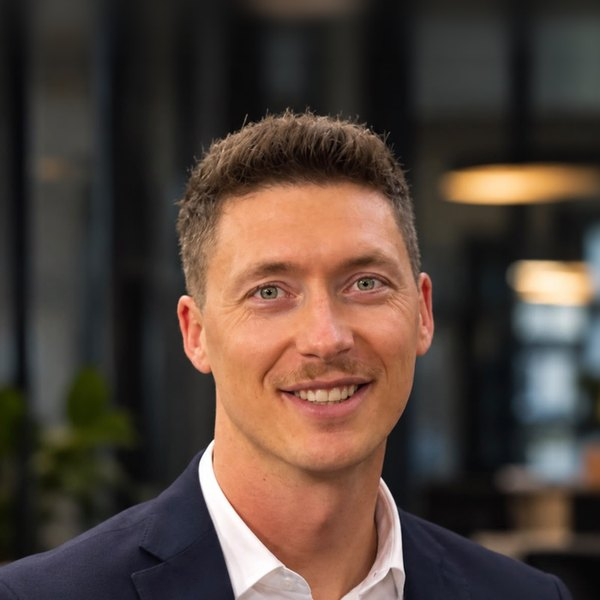
#> input picture assets/team/foto_fabrice.jpg, 600 x 600 px
$ python -i poster.py   (imports and definitions only)
#> lines starting #> are read from the running program, lines starting #| are printed output that depends on the picture; after the words box and inside, x2 and y2 are one past the last pixel; in counts of white or black regions, pixels touching at a corner belong together
"""Poster-Figuren im Neon-Sunset-Look: Silhouette aus dem freigestellten Foto, Helligkeit in 5 Farbstufen
(Violett, Magenta, Koralle, Orange, Hellgelb), Tuschelinien, türkises Kantenlicht. Ohne Weichzeichner im Ergebnis."""
import cv2
import numpy as np
from PIL import Image

STUFEN = [(0.20, (38, 8, 62)), (0.38, (150, 30, 120)), (0.55, (238, 84, 110)), (0.70, (255, 140, 80)),
          (0.84, (255, 196, 110)), (1.01, (255, 238, 190))]


def poster(pfad, hoehe=1100, kante=(40, 230, 230)):
#> called with pfad = '../assets/team/foto_fabrice.jpg', hoehe = 1100, kante = (40, 230, 230)
    p = Image.open(pfad).convert("RGBA")
    p = p.crop(p.getbbox())
    p = p.resize((int(p.width * hoehe / p.height), hoehe), Image.LANCZOS)
#> p: PIL image 1100x1100 RGBA
    arr = np.array(p)
    maske = (arr[..., 3] > 128).astype(np.uint8)
#> maske: shape (1100, 1100); every value is 1
    rgb = arr[..., :3].copy()
    for _ in range(5):
        rgb = cv2.bilateralFilter(rgb, 9, 45, 9)
    l = cv2.cvtColor(rgb, cv2.COLOR_RGB2LAB)[..., 0].astype(np.float32) / 255
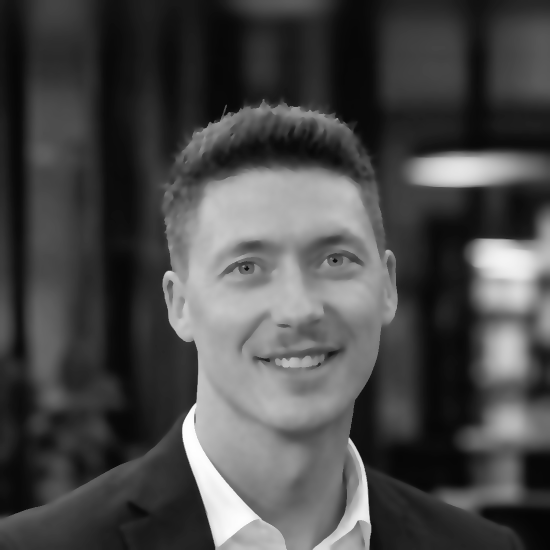
#> l: shape (1100, 1100) float32 (shown at 1/2 size); min 0.0196, max 0.996, mean 0.286
    werte = l[maske > 0]
    lo, hi = np.percentile(werte, 3), np.percentile(werte, 97)
#> lo = 0.0353; hi = 0.761
    l = np.clip((l - lo) / max(1e-3, hi - lo), 0, 1)
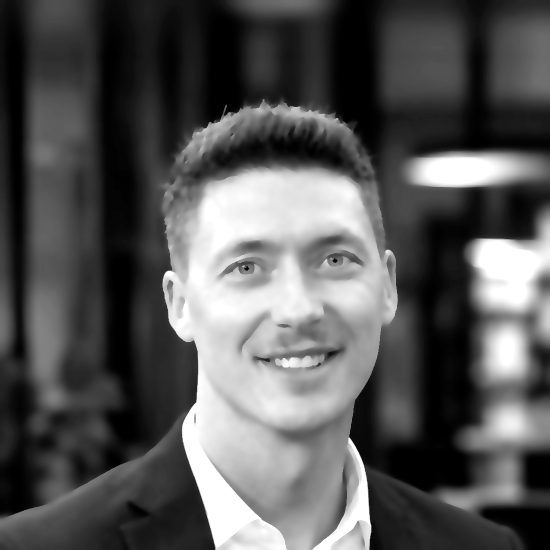
#> l: shape (1100, 1100) float32 (shown at 1/2 size); min 0, max 1, mean 0.341
    l = cv2.medianBlur((l * 255).astype(np.uint8), 7).astype(np.float32) / 255     # Flächen beruhigen
    out = np.zeros_like(rgb)
    untere = 0
    for grenze, farbe in STUFEN:
        out[(l >= untere) & (l < grenze)] = farbe
        untere = grenze
    grau = cv2.medianBlur(cv2.cvtColor(rgb, cv2.COLOR_RGB2GRAY), 5)
    linien = cv2.adaptiveThreshold(grau, 255, cv2.ADAPTIVE_THRESH_MEAN_C, cv2.THRESH_BINARY, 13, 7)
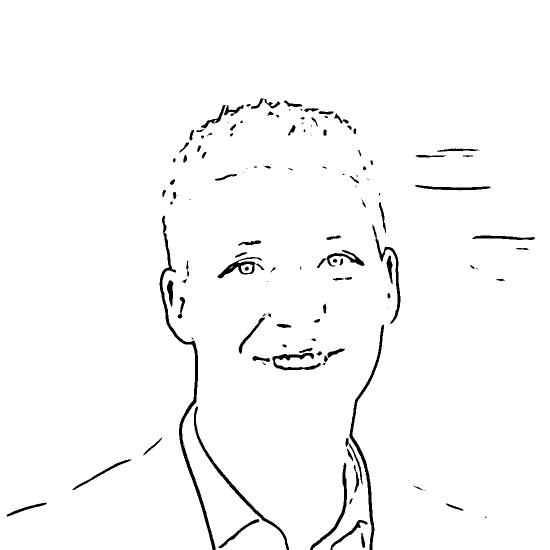
#> linien: shape (1100, 1100) (shown at 1/2 size); 97.7% white; 138 black regions (40 under 20 px), largest, box (x1, y1, x2, y2) and area: (319, 431, 431, 1100) 4348, (699, 649, 768, 1100) 2689, (388, 813, 578, 1100) 2006
    out[(linien == 0) & (maske > 0)] = (24, 6, 40)
    innen = cv2.erode(maske, np.ones((9, 9), np.uint8))
    rand_r = (maske - cv2.erode(np.roll(maske, 16, axis=1) * maske, np.ones((3, 3), np.uint8))) * innen
#> rand_r: shape (1100, 1100); every value is 0
    out[rand_r > 0] = kante
    kontur = cv2.dilate(maske, cv2.getStructuringElement(cv2.MORPH_ELLIPSE, (21, 21)))
    erg = np.zeros((*maske.shape, 4), np.uint8)
    erg[kontur > 0] = (20, 6, 36, 255)
    erg[maske > 0, :3] = out[maske > 0]
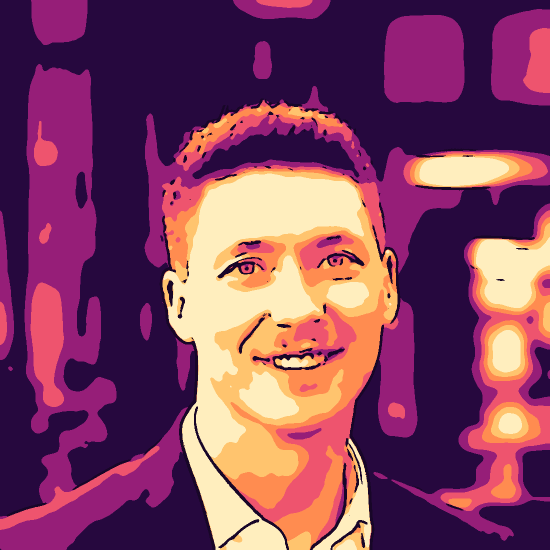
#> erg: shape (1100, 1100, 4) (shown at 1/2 size); mean of channels 0, 1, 2, 3 130.7, 65.8, 96.8, 255; drawn as R, G, B
    erg[maske > 0, 3] = 255
    return Image.fromarray(erg, "RGBA")

>>> result = poster('../assets/team/foto_fabrice.jpg')

$ run again, on assets/team/foto_pascal.jpg
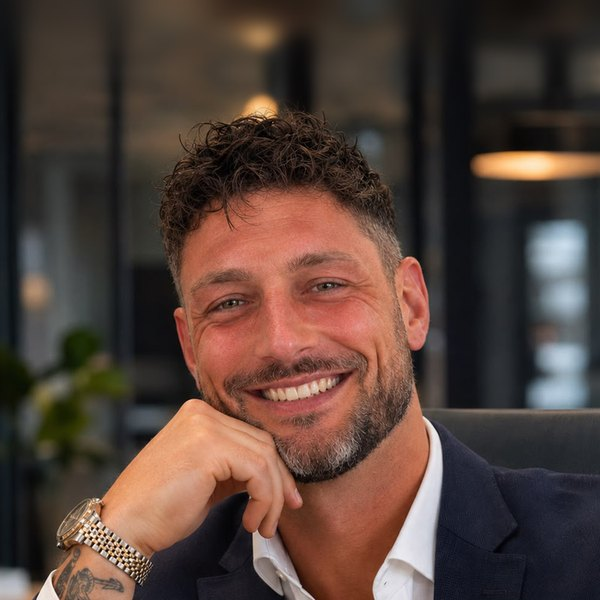
#> input picture assets/team/foto_pascal.jpg, 600 x 600 px
#> maske: shape (1100, 1100); every value is 1
#> lo = 0.0431; hi = 0.733
#> in poster, `linien = cv2.adaptiveThreshold(grau, 255, cv2.ADAPTIVE_THRESH_MEAN_C, ..`:
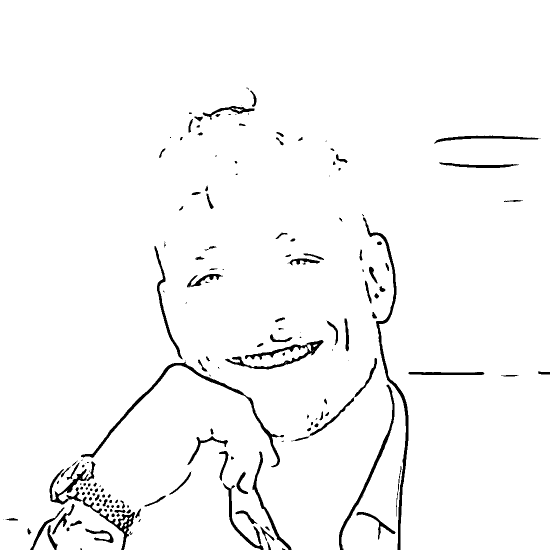
#> linien: shape (1100, 1100) (shown at 1/2 size); 97.1% white; 181 black regions (52 under 20 px), largest, box (x1, y1, x2, y2) and area: (726, 434, 817, 1100) 4022, (162, 723, 568, 935) 3517, (450, 680, 647, 739) 2333
#> rand_r: shape (1100, 1100); every value is 0
#> in poster, `erg[maske > 0, :3] = out[maske > 0]`:
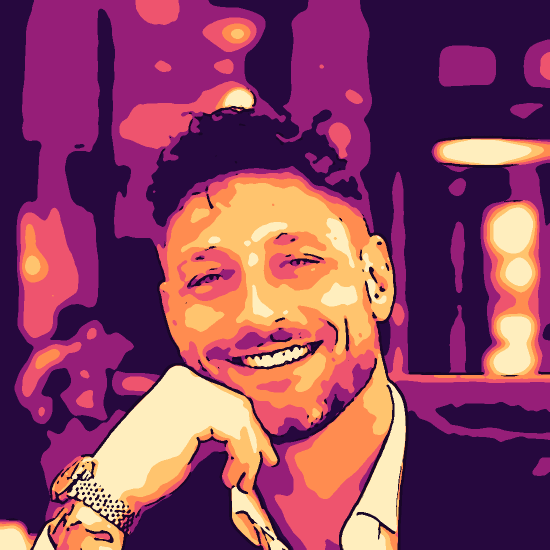
#> erg: shape (1100, 1100, 4) (shown at 1/2 size); mean of channels 0, 1, 2, 3 138.3, 65.6, 96.1, 255; drawn as R, G, B

$ run again, on assets/team/foto_waldemar.jpg
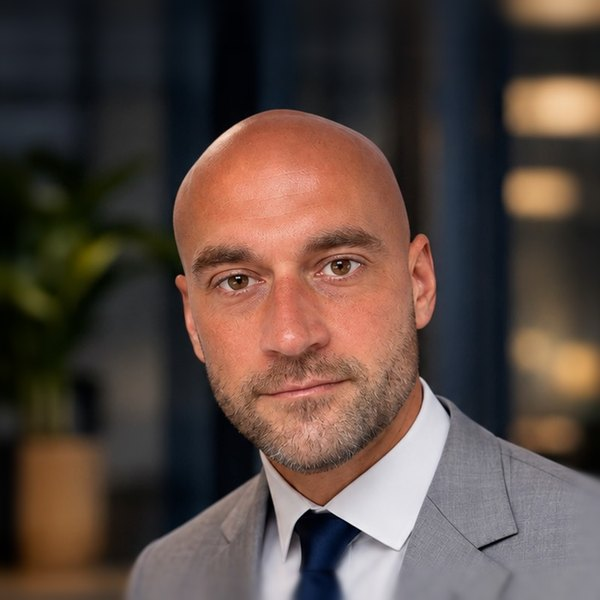
#> input picture assets/team/foto_waldemar.jpg, 600 x 600 px
#> maske: shape (1100, 1100); every value is 1
#> lo = 0.0235; hi = 0.8
#> in poster, `linien = cv2.adaptiveThreshold(grau, 255, cv2.ADAPTIVE_THRESH_MEAN_C, ..`:
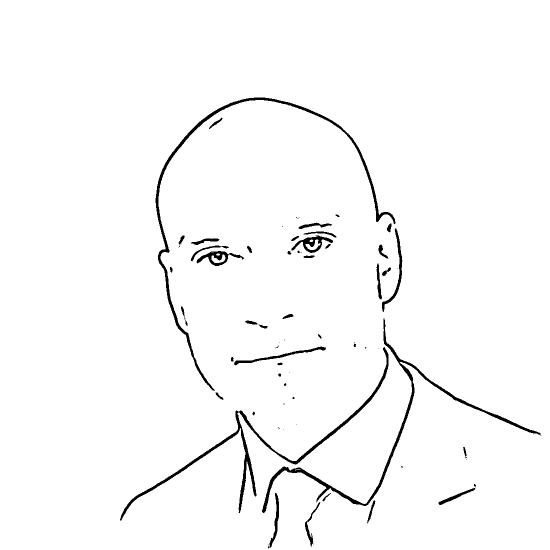
#> linien: shape (1100, 1100) (shown at 1/2 size); 97.8% white; 77 black regions (35 under 20 px), largest, box (x1, y1, x2, y2) and area: (311, 195, 791, 782) 6225, (524, 637, 1082, 1026) 5875, (240, 694, 777, 1041) 5861
#> rand_r: shape (1100, 1100); every value is 0
#> in poster, `erg[maske > 0, :3] = out[maske > 0]`:
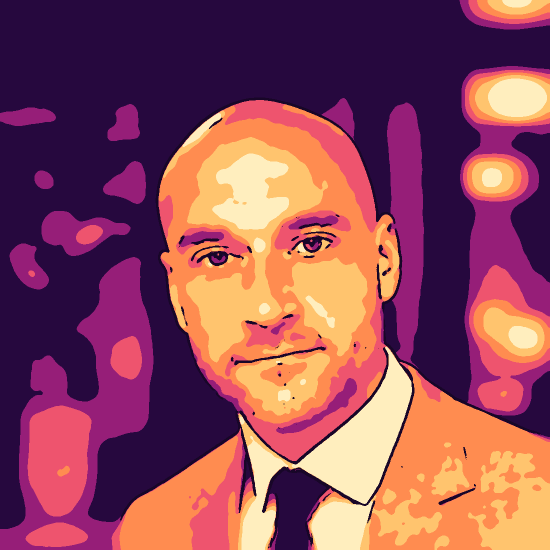
#> erg: shape (1100, 1100, 4) (shown at 1/2 size); mean of channels 0, 1, 2, 3 143.6, 73.8, 90.2, 255; drawn as R, G, B
